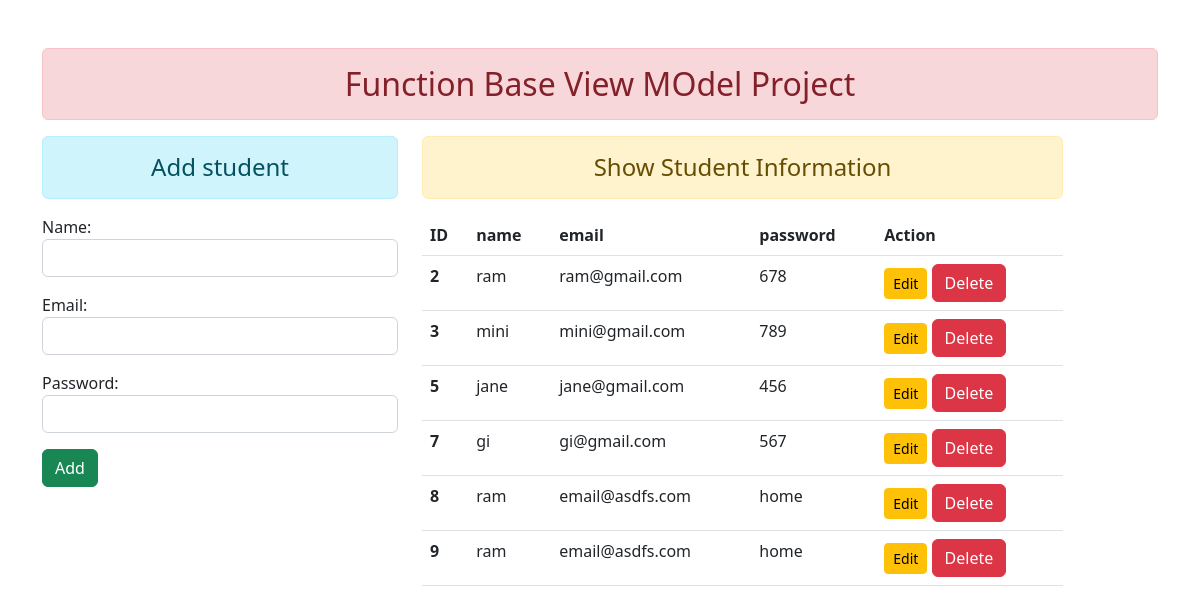
The page / on the database its author committed.
### app/models.py (models this page shows, shortened)
class User(models.Model):
    name=models.CharField(max_length=50)
    email=models.EmailField(max_length=254)
    password=models.CharField(max_length=50)

### app/views.py (the view)
# urls.py: path('', views.add, name='add'),
def add(request):
    temp='enroll/add.html'
    if request.method=='POST':
       fm= StudentRegisteation(request.POST)
       if fm.is_valid():
        nm = fm.cleaned_data['name']
        em = fm.cleaned_data['email']
        pwd = fm.cleaned_data['password']
        reg = User(name=nm,email=em,password=pwd)
        reg.save()
        fm=StudentRegisteation()
    else:
        fm=StudentRegisteation()
    stub = User.objects.all()
    return render(request,temp,{'form':fm,'stu':stub})

### app/forms.py
class StudentRegisteation(forms.ModelForm):
 class Meta:
    model=User
    fields=['name','email','password']
    widgets={
        'name':forms.TextInput(attrs={'class':'form-control'}),
        'email':forms.EmailInput(attrs={'class':'form-control'}),
        'password':forms.PasswordInput( render_value=True, attrs={'class':'form-control'}),
    }

### app/templates/enroll/add.html (shortened to what this page needs)
{% extends 'enroll/base.html' %}
{% block content %}
<div class="row">
    <div class="col-sm-4">
        <h4 class="text-center alert alert-info">Add student</h4>
        <form ection="" method="POST">
            {{form.as_p}}
            <input type="submit" class="btn btn-success" value="Add">
        </form>
    </div>
    <div class="col-sm-7">
        <h4 class="text-center alert alert-warning">Show Student Information</h4>
        {% if stu %}
        <table class="table table-hover">
            <thead>
                <tr>
                    <th scope="col">ID</th>
                    <th scope="col">name</th>
                    <th scope="col">email</th>
                    <th scope="col">password</th>
                    <th scope="col">Action</th>
                </tr>
            </thead>
            <tbody>
                {% for st in stu %}
                <tr>
                    <th scope="row">{{st.id}}</th>
                    <td scope="row">{{st.name}}</td>
                    <td scope="row">{{st.email}}</td>
                    <td scope="row">{{st.password}}</td>
                    <td>
                        <a href="{% url 'updatedata' st.id %}"  class="btn btn-warning btn-sm">Edit</a>
                        <form action="{% url 'deletedata' st.id %}" method="post" class="d-inline">{% csrf_token %}
                            <input type="submit" class="btn btn-danger" value="Delete">
                        </form>
                    </td>
                </tr>
                {% endfor %}
            </tbody>
        </table>
        {% else %}
        <h4 class="text-center alert alert-warning">No Records</h4>
        {% endif %}
    </div>
</div>
{% endblock content %}

### app/templates/enroll/base.html (shortened to what this page needs)
{% load static %}
<!DOCTYPE html>
<html lang="en">
<head>
<link href="https://cdn.jsdelivr.net/npm/bootstrap@5.2.3/dist/css/bootstrap.min.css" rel="stylesheet">
</head>
<body>
    <div class="container mt-5">
        <h2 class="text-center alert alert-danger" >Function Base View MOdel Project</h2>
        {% block content %}{% endblock content %}
    </div>
</body>
</html>

### rows shown on the page
User: id "2", name "ram", email "ram@gmail.com", password "678"
User: id "3", name "mini", email "mini@gmail.com", password "789"
User: id "5", name "jane", email "jane@gmail.com", password "456"
User: id "7", name "gi", email "gi@gmail.com", password "567"
User: id "8", name "ram", email "email@asdfs.com", password "home"
User: id "9", name "ram", email "email@asdfs.com", password "home"
